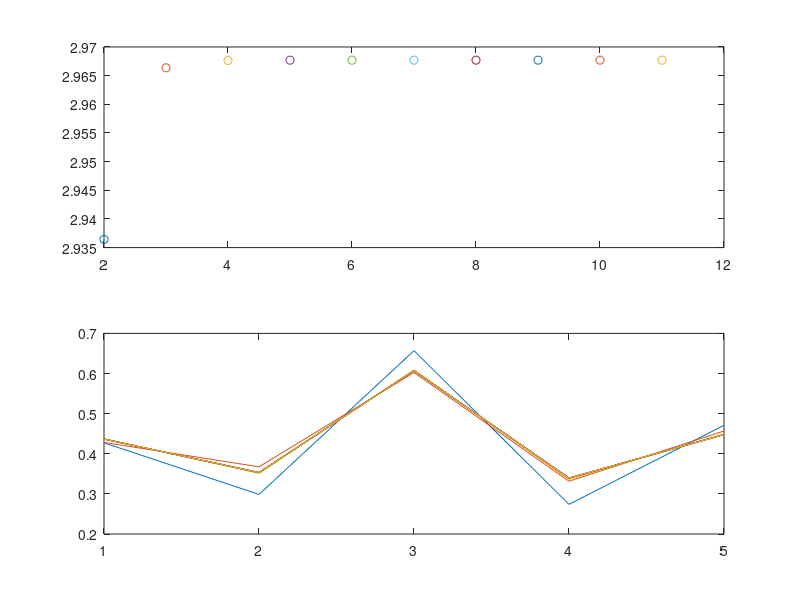

Reproduce this figure in MATLAB.
% this script demonstrate the simple power iteration for finding the
% largest eigenvalue and its eigenvector
clc;clf;clear all;
tol = 1.e-6;
%specify the matrix
A = rand(5,5);
A = (A + A')/2; % make it symmetric
[V,D] = eig(A); 
n = length(A);
%initialize the vector
v = rand(n,1);
v = v/norm(v);
lam = v'*A*v; % Rayleigh quotient
k = 1;
error(k) = norm(A*v-lam*v);
%%%%%%%%%%%%%%%%%%%%%%%%%%%%%
%%%%%%%iteration starts here
%%%%%%%%%%%%%%%%%%%%%%%%%%%%%
while(error(k)>tol)
    k = k + 1;
    v = A * v;       %multiply the vector by A
    v = v/norm(v);    % normalize the new vector
    lam = v'*A*v;       % Rayleigh quotient
    error(k) = norm(A*v-lam*v);
    
    %%%%%%%visulization of results
    subplot(2,1,1)
    plot(k,lam,'o') %eigenvalue estimates
    hold on
    subplot(2,1,2)
    plot(v)         %eigenvector estimates
    hold on;
end